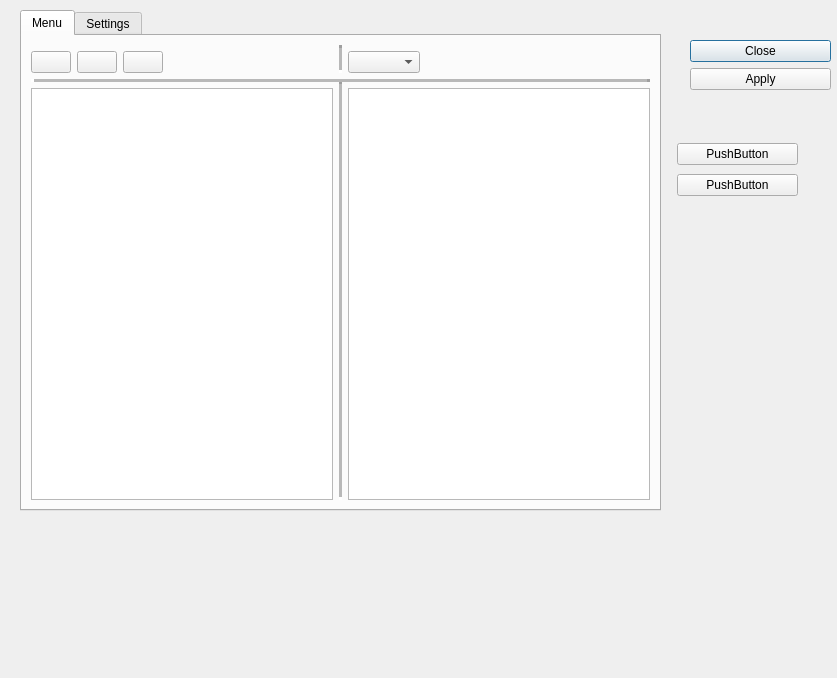
<?xml version="1.0" encoding="UTF-8"?>
<ui version="4.0">
 <class>ImageToPDFDialog</class>
 <widget class="QDialog" name="ImageToPDFDialog">
  <property name="geometry">
   <rect>
    <x>0</x>
    <y>0</y>
    <width>837</width>
    <height>678</height>
   </rect>
  </property>
  <property name="windowTitle">
   <string>ImageToPDF</string>
  </property>
  <widget class="QDialogButtonBox" name="buttonBox">
   <property name="geometry">
    <rect>
     <x>690</x>
     <y>40</y>
     <width>141</width>
     <height>61</height>
    </rect>
   </property>
   <property name="orientation">
    <enum>Qt::Vertical</enum>
   </property>
   <property name="standardButtons">
    <set>QDialogButtonBox::Apply|QDialogButtonBox::Close</set>
   </property>
   <property name="centerButtons">
    <bool>false</bool>
   </property>
  </widget>
  <widget class="QTabWidget" name="tabWidget">
   <property name="geometry">
    <rect>
     <x>20</x>
     <y>10</y>
     <width>641</width>
     <height>501</height>
    </rect>
   </property>
   <property name="currentIndex">
    <number>0</number>
   </property>
   <widget class="QWidget" name="MainTab">
    <attribute name="title">
     <string>Menu</string>
    </attribute>
    <layout class="QGridLayout" name="gridLayout">
     <item row="1" column="0">
      <layout class="QHBoxLayout" name="horizontalLayout">
       <item>
        <widget class="QPushButton" name="plusButton">
         <property name="text">
          <string/>
         </property>
         <property name="icon">
          <iconset resource="../Images/res.qrc">
           <normaloff>:/newPrefix/plus.jpg</normaloff>:/newPrefix/plus.jpg</iconset>
         </property>
         <property name="iconSize">
          <size>
           <width>32</width>
           <height>32</height>
          </size>
         </property>
        </widget>
       </item>
       <item>
        <widget class="QPushButton" name="pushButton_2">
         <property name="text">
          <string/>
         </property>
         <property name="icon">
          <iconset resource="../Images/res.qrc">
           <normaloff>:/newPrefix/minus.jpg</normaloff>:/newPrefix/minus.jpg</iconset>
         </property>
         <property name="iconSize">
          <size>
           <width>32</width>
           <height>32</height>
          </size>
         </property>
        </widget>
       </item>
       <item>
        <widget class="QPushButton" name="removeAllButton">
         <property name="text">
          <string/>
         </property>
         <property name="icon">
          <iconset resource="../Images/res.qrc">
           <normaloff>:/newPrefix/cancel.jpg</normaloff>:/newPrefix/cancel.jpg</iconset>
         </property>
         <property name="iconSize">
          <size>
           <width>32</width>
           <height>32</height>
          </size>
         </property>
        </widget>
       </item>
       <item>
        <spacer name="horizontalSpacer">
         <property name="orientation">
          <enum>Qt::Horizontal</enum>
         </property>
         <property name="sizeHint" stdset="0">
          <size>
           <width>40</width>
           <height>20</height>
          </size>
         </property>
        </spacer>
       </item>
      </layout>
     </item>
     <item row="3" column="1" rowspan="2" colspan="2">
      <widget class="Line" name="line">
       <property name="lineWidth">
        <number>3</number>
       </property>
       <property name="midLineWidth">
        <number>3</number>
       </property>
       <property name="orientation">
        <enum>Qt::Vertical</enum>
       </property>
      </widget>
     </item>
     <item row="0" column="1" rowspan="2" colspan="2">
      <widget class="Line" name="line_3">
       <property name="lineWidth">
        <number>3</number>
       </property>
       <property name="midLineWidth">
        <number>3</number>
       </property>
       <property name="orientation">
        <enum>Qt::Vertical</enum>
       </property>
      </widget>
     </item>
     <item row="2" column="0" rowspan="2" colspan="4">
      <widget class="Line" name="line_2">
       <property name="frameShadow">
        <enum>QFrame::Raised</enum>
       </property>
       <property name="lineWidth">
        <number>3</number>
       </property>
       <property name="midLineWidth">
        <number>3</number>
       </property>
       <property name="orientation">
        <enum>Qt::Horizontal</enum>
       </property>
      </widget>
     </item>
     <item row="1" column="3">
      <layout class="QHBoxLayout" name="horizontalLayout_2">
       <item>
        <widget class="QComboBox" name="comboBox">
         <property name="editable">
          <bool>false</bool>
         </property>
         <property name="currentText">
          <string/>
         </property>
        </widget>
       </item>
       <item>
        <spacer name="horizontalSpacer_2">
         <property name="orientation">
          <enum>Qt::Horizontal</enum>
         </property>
         <property name="sizeHint" stdset="0">
          <size>
           <width>40</width>
           <height>20</height>
          </size>
         </property>
        </spacer>
       </item>
      </layout>
     </item>
     <item row="4" column="0">
      <widget class="QListWidget" name="InputFiles"/>
     </item>
     <item row="4" column="3">
      <widget class="QListWidget" name="OutputFiles">
       <property name="layoutDirection">
        <enum>Qt::LeftToRight</enum>
       </property>
       <property name="lineWidth">
        <number>3</number>
       </property>
       <property name="midLineWidth">
        <number>1</number>
       </property>
       <property name="autoScrollMargin">
        <number>10</number>
       </property>
      </widget>
     </item>
    </layout>
   </widget>
   <widget class="QWidget" name="SettingsTab">
    <attribute name="title">
     <string>Settings</string>
    </attribute>
   </widget>
  </widget>
  <widget class="QWidget" name="layoutWidget">
   <property name="geometry">
    <rect>
     <x>677</x>
     <y>140</y>
     <width>121</width>
     <height>61</height>
    </rect>
   </property>
   <layout class="QVBoxLayout" name="verticalLayout">
    <item>
     <widget class="QPushButton" name="pushButton">
      <property name="text">
       <string>PushButton</string>
      </property>
     </widget>
    </item>
    <item>
     <widget class="QPushButton" name="pushButton_4">
      <property name="text">
       <string>PushButton</string>
      </property>
     </widget>
    </item>
   </layout>
  </widget>
 </widget>
 <resources>
  <include location="../Images/res.qrc"/>
 </resources>
 <connections/>
</ui>
